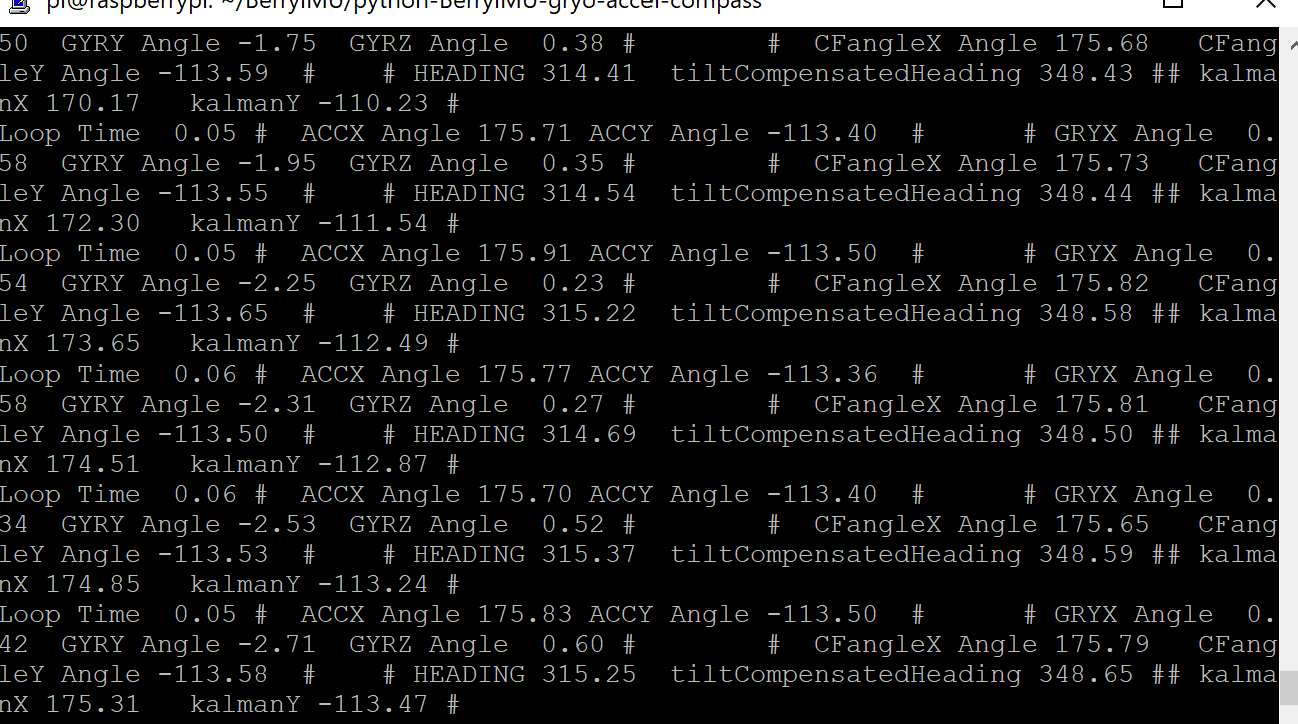
#> input picture gyro_data working.png, 1298 x 724 px, given in place of the camera
$ python task_4.py
#> lines starting #> are read from the running program, lines starting #| are printed output that depends on the picture; after the words box and inside, x2 and y2 are one past the last pixel; in counts of white or black regions, pixels touching at a corner belong together
#I used the color converting example and bounding box example from the instructions.
#I added a for loop to go through all the produced contours
#I also added a minimum contour area to not draw hundreds of contours
import numpy as np
import cv2

cap = cv2.VideoCapture(0)

while(1):

    # Take each frame
    _, frame = cap.read()
#> frame is the input picture: shape (724, 1298, 3); mean B, G, R 23.8, 24, 23.8

    # Convert BGR to HSV
    hsv = cv2.cvtColor(frame, cv2.COLOR_BGR2HSV)
#> hsv: shape (724, 1298, 3); mean H, S, V 5, 13.5, 27.2

    # define range of blue color in HSV
    thresh_lo = np.array([0,0,0])
    thresh_hi = np.array([179,255,60])

    # Threshold the HSV image to get only blue colors
    mask = cv2.inRange(hsv, thresh_lo, thresh_hi)
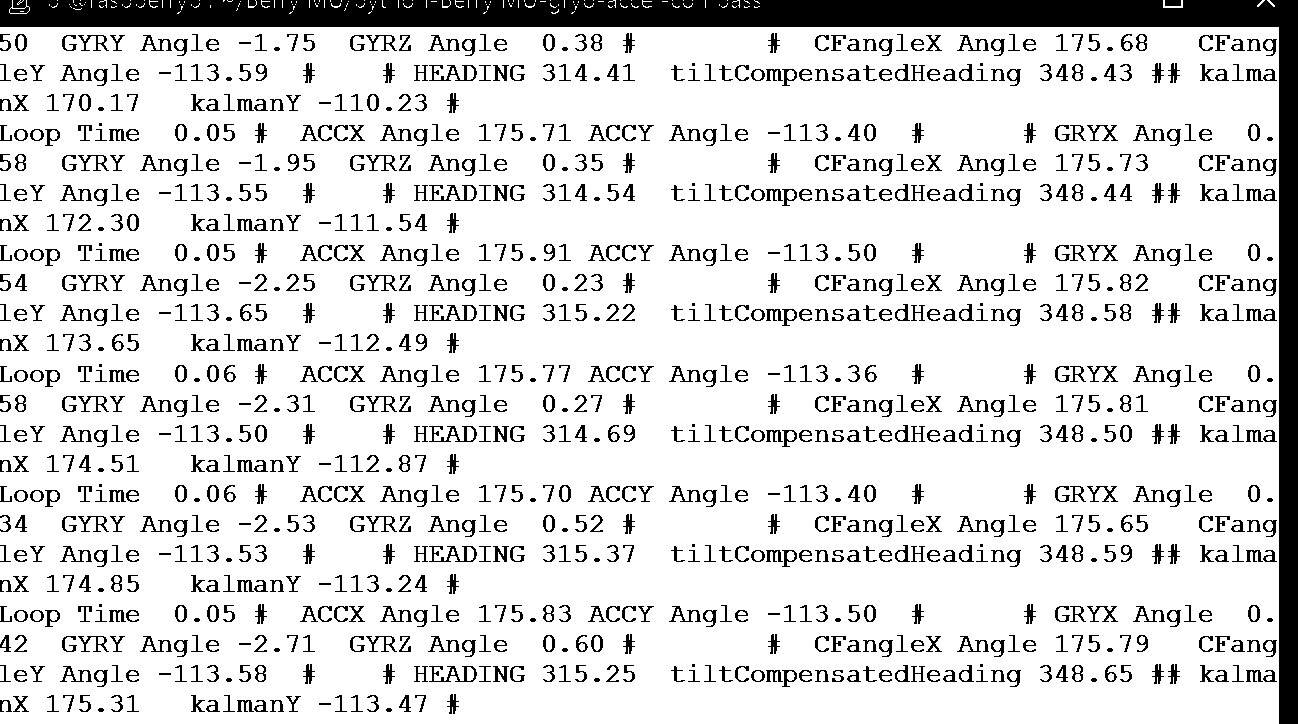
#> mask: shape (724, 1298); 85.9% white; 1094 black regions (17 under 20 px)

    # Find contours of masked image
    contours, hier = cv2.findContours(mask, cv2.RETR_TREE, cv2.CHAIN_APPROX_SIMPLE)
#> contours = 1637 contours, 367 with area under 20; largest, box (x1, y1, x2, y2) and area: (0, 27, 1279, 724) 886838, (428, 665, 478, 683) 507, (428, 545, 478, 563) 507, (428, 425, 478, 443) 507, (428, 304, 478, 322) 507

    min_area = 5000
    for c in contours:
        # get the bounding rect
        x, y, w, h = cv2.boundingRect(c)
        # draw a green rectangle to visualize the bounding rect
        if (w*h > min_area):
            cv2.rectangle(frame, (x, y), (x+w, y+h), (0, 255, 0), 2)
#> this loop made 1637 passes
#> (x, y, w, h) on passes 2, 5, 8: (2, 639, 4, 8), (0, 516, 8, 15), (0, 402, 8, 9)
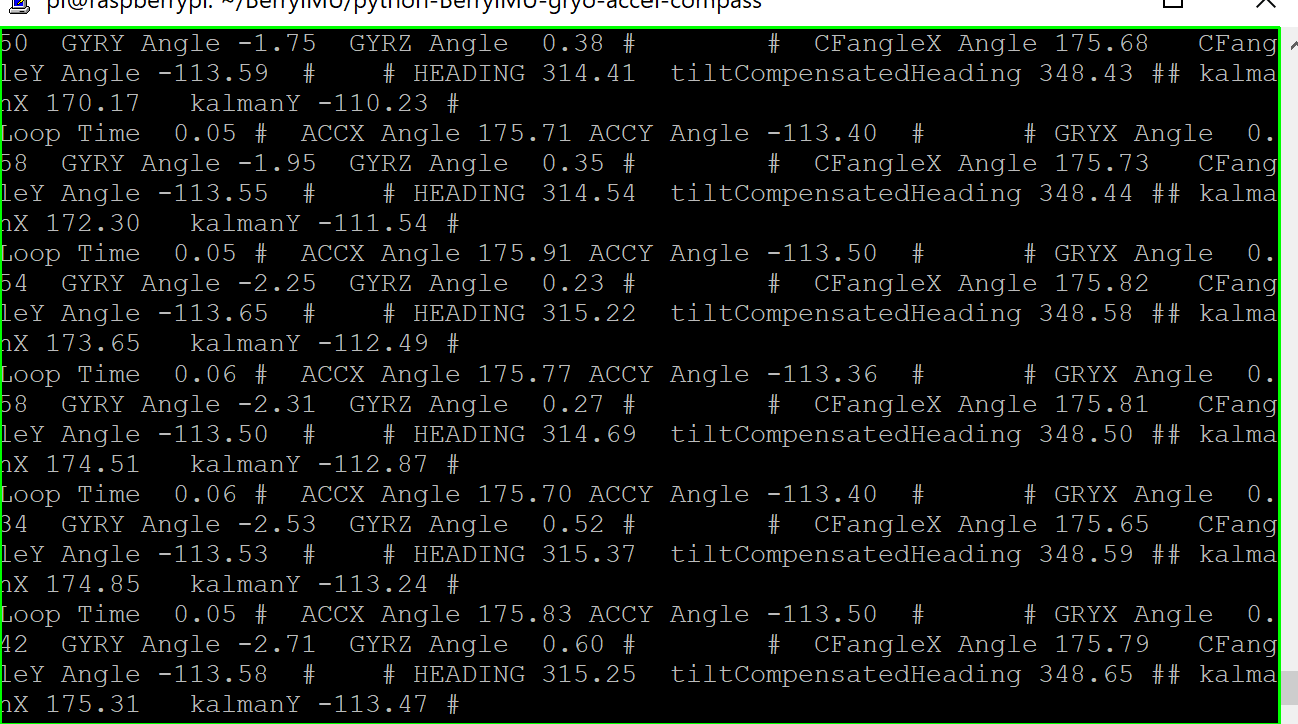
#> frame: shape (724, 1298, 3); 0.91% of pixels changed, all inside (x1, y1, x2, y2) = (0, 26, 1281, 724)

    cv2.imshow("image", frame)


    k = cv2.waitKey(5) & 0xFF
#> (key Esc is pressed here)
    if k == 27:
        break

cv2.destroyAllWindows()

$ run again, on key_example.png
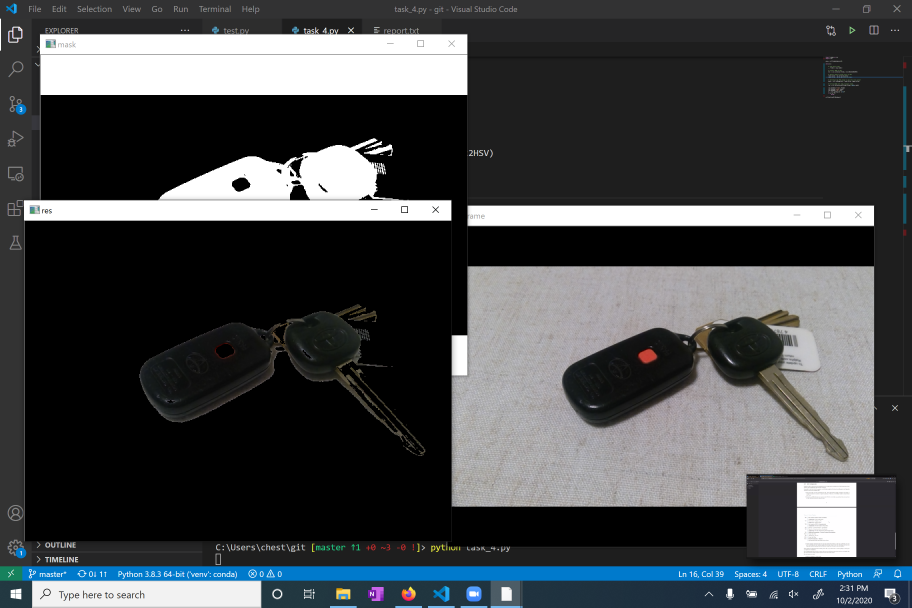
#> input picture key_example.png, 2736 x 1822 px, given in place of the camera (shown at 1/3 size)
#> frame is the input picture: shape (1822, 2736, 3); mean B, G, R 72.5, 70.1, 67.1
#> hsv: shape (1822, 2736, 3); mean H, S, V 33.3, 14.3, 73.4
#> `mask = cv2.inRange(hsv, thresh_lo, thresh_hi)`:
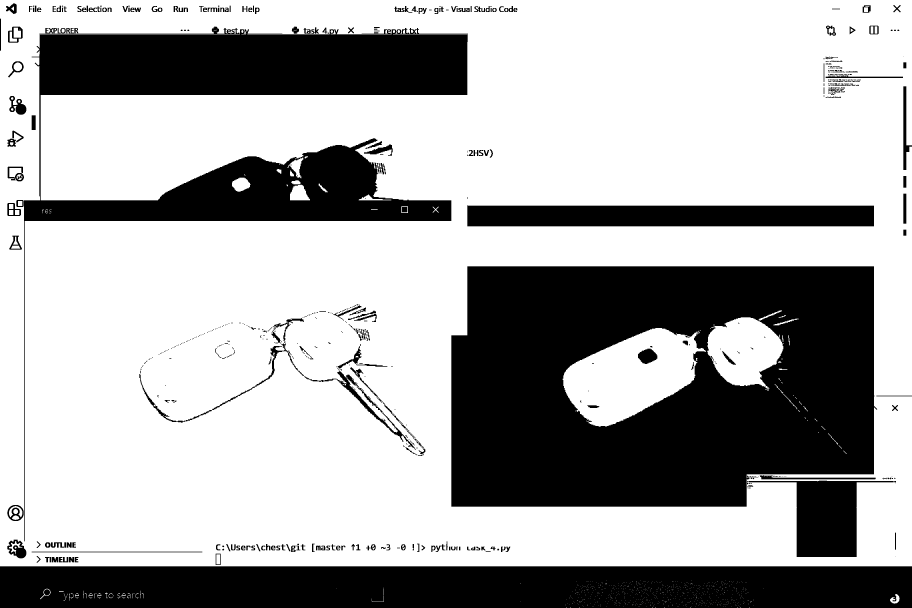
#> mask: shape (1822, 2736) (shown at 1/3 size); 66.8% white; 520 black regions (234 under 20 px)
#> contours = 1752 contours, 1313 with area under 20; largest, box (x1, y1, x2, y2) and area: (0, 0, 2736, 1699) 4640678, (1353, 798, 2633, 1521) 869378, (71, 79, 1405, 1625) 399464, (1688, 984, 2118, 1280) 77015, (1401, 616, 2623, 680) 76921
#> the loop `for c in contours:` made 1752 passes
#> (x, y, w, h) on passes 1 to 3: (2249, 1821, 1, 1), (2222, 1821, 1, 1), (2212, 1821, 1, 1)
#> after the loop `for c in contours:`:
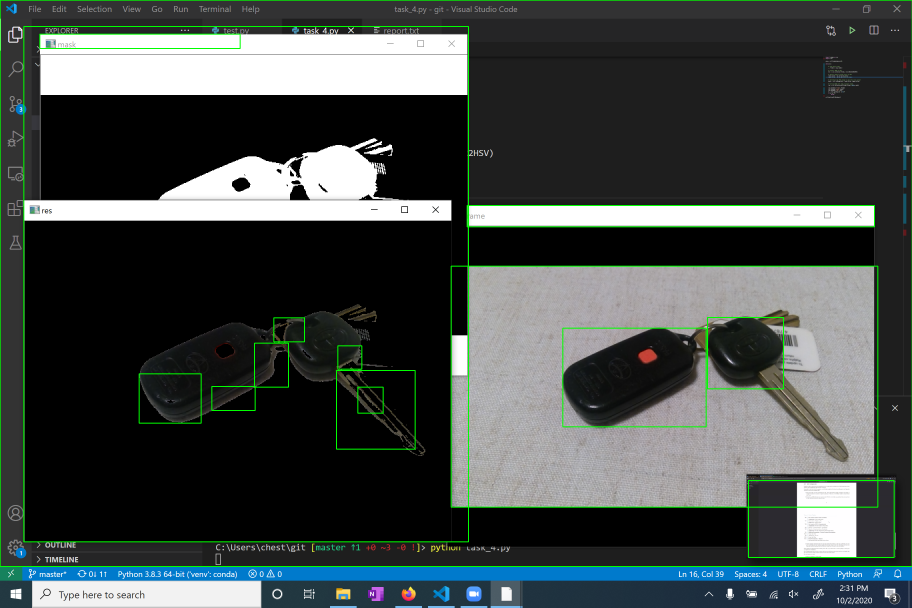
#> frame: shape (1822, 2736, 3) (shown at 1/3 size); mean B, G, R 71.4, 73.2, 66.2
